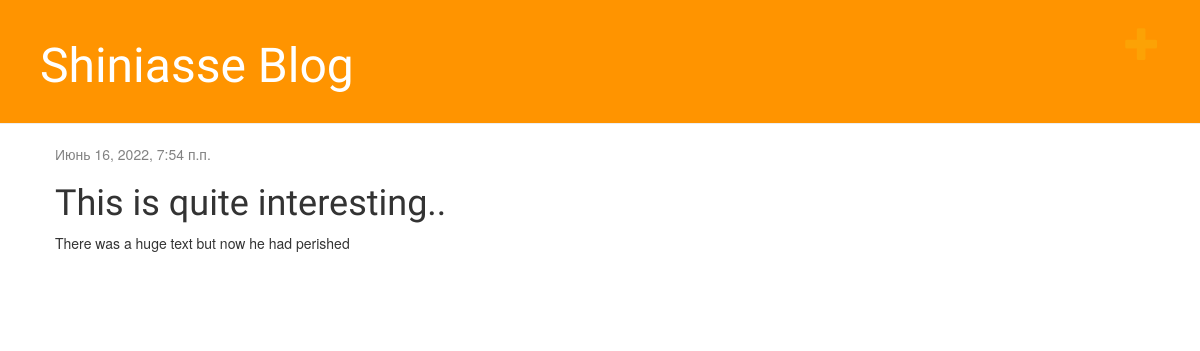
/post/1/, run on an earlier commit of the app's database.
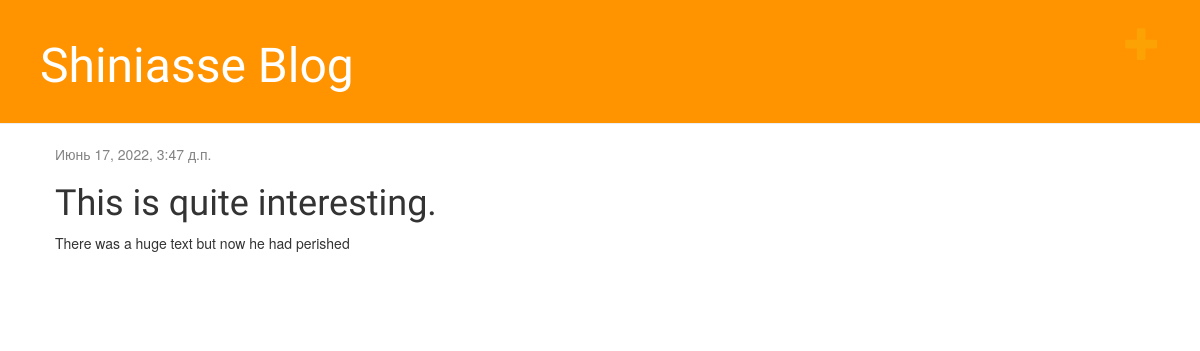
And on a later commit of the database.
### blog/models.py (models this page shows, shortened)
class Post(models.Model):
    author = models.ForeignKey(settings.AUTH_USER_MODEL, on_delete=models.CASCADE)
    title = models.CharField(max_length=200)
    text = models.TextField()
    created_date = models.DateTimeField(default=timezone.now)
    published_date = models.DateTimeField(blank=True, null=True)

### blog/views.py (the view)
# urls.py: path('post/<int:pk>/', views.post_detail, name='post_detail'),
def post_detail(request, pk):
    post = get_object_or_404(Post, pk=pk)
    return render(request, 'blog/post_detail.html', {'post': post})

### blog/templates/blog/post_detail.html (shortened to what this page needs)
{% extends 'blog/base.html' %}
{% block content %}
	<div class="post">
		{% if post.published_date %}
			<div class = date>
				{{ post.published_date }}
			</div>
		{% endif %}
		<h1>{{post.title}}</h1>
		<p>{{ post.text|linebreaksbr}}</p>
	</div>
{% endblock %}

What changed in the data, as far as the page shows it:
changed Post "There was a huge text but now he had perished": published_date "Июнь 16, 2022, 7:54 п.п." → "Июнь 17, 2022, 3:47 д.п."; title "This is quite interesting.." → "This is quite interesting."
